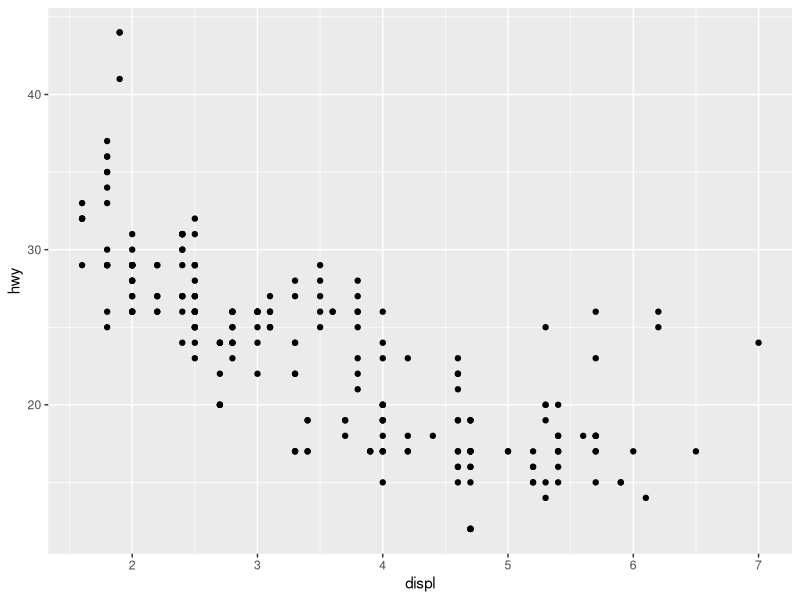
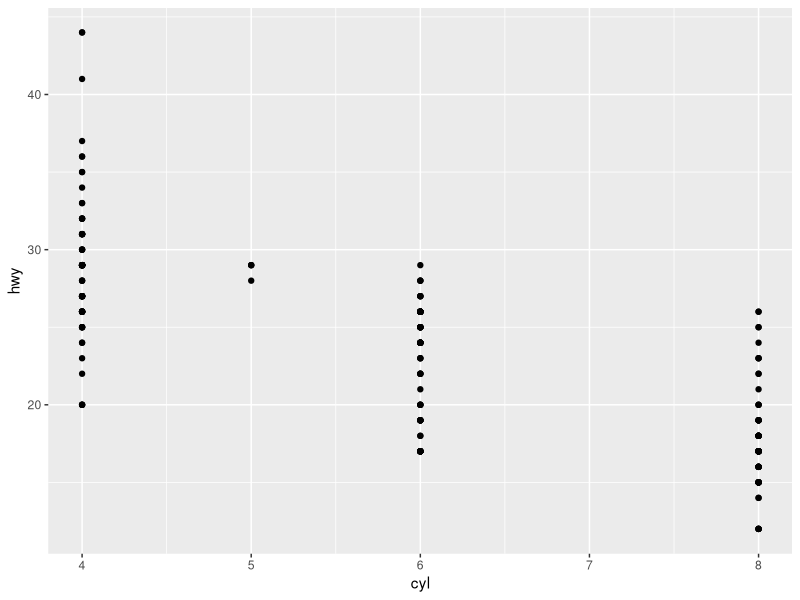
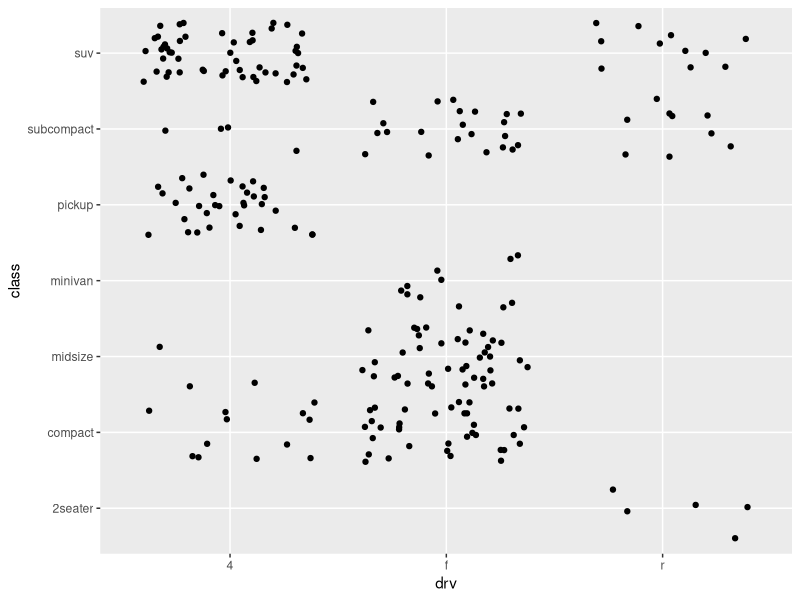
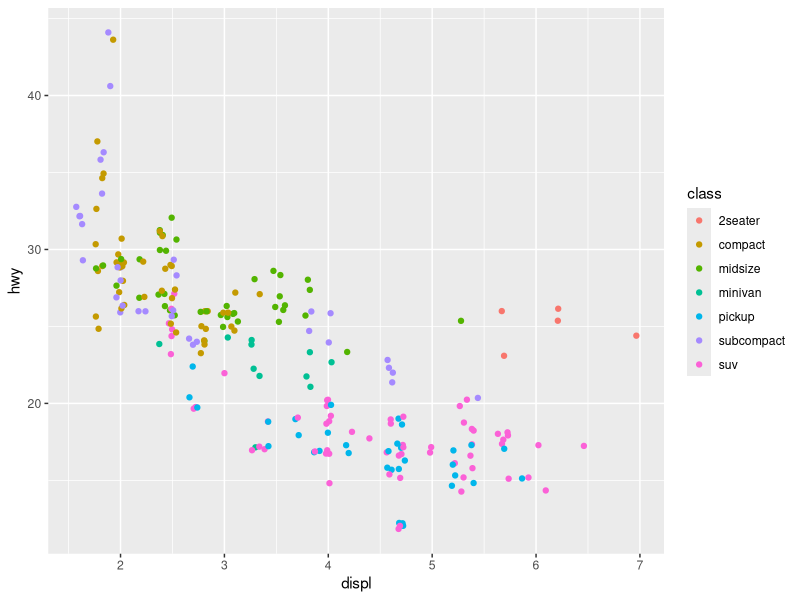
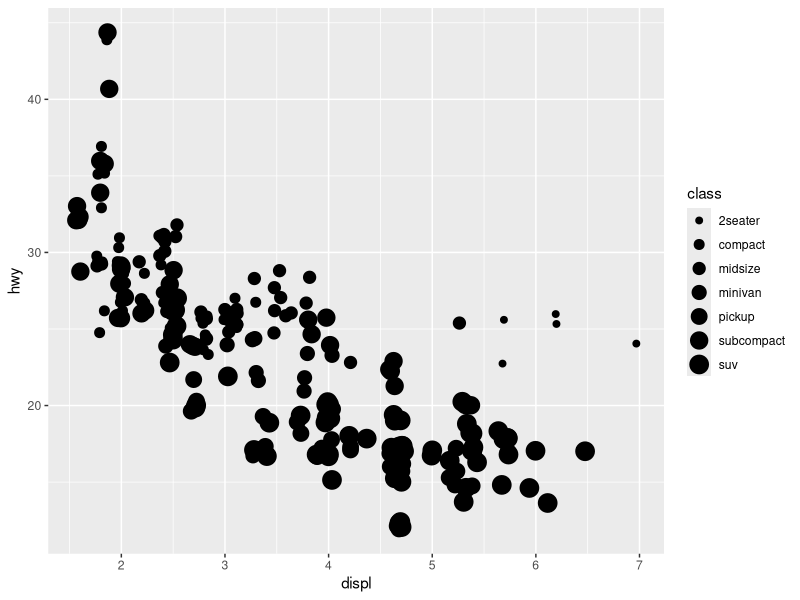
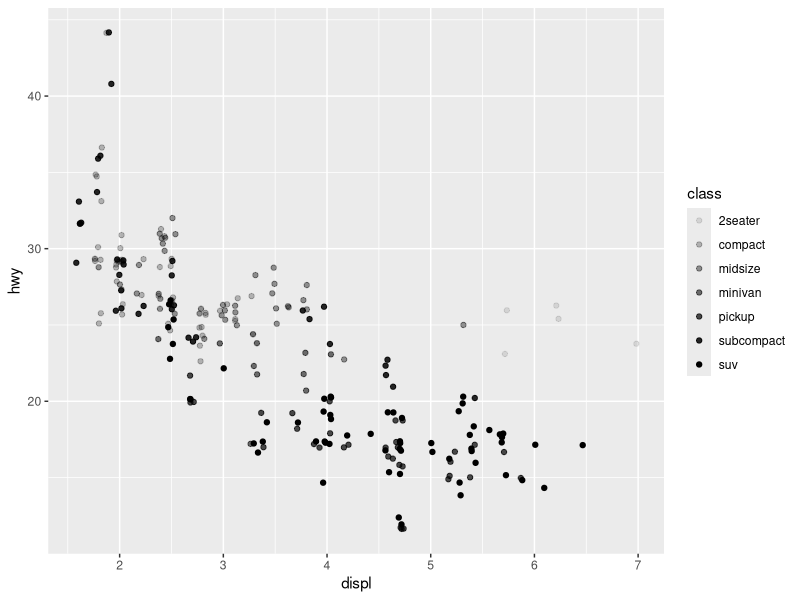
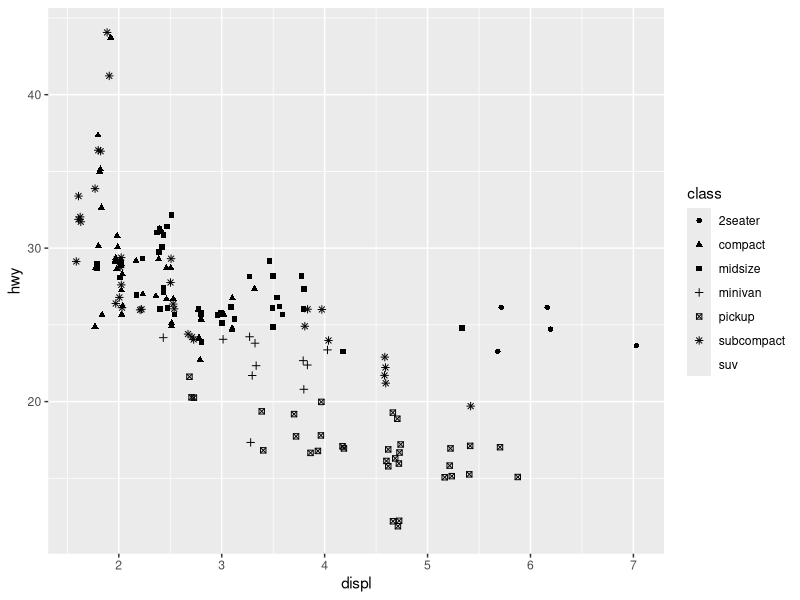
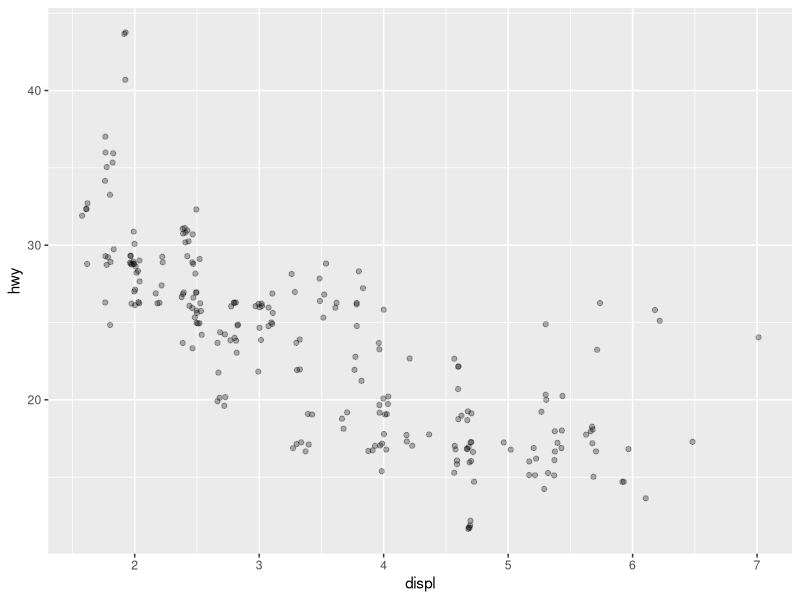

Generate these figures, in order, with R:
## ---- chunk 1
knitr::opts_chunk$set(echo = FALSE)

library(tidyverse)
## ---- chunk 2
head(mpg)
## ---- chunk 3
mpg %>% 
  ggplot() +
  geom_point(mapping = aes(x = displ, y = hwy))

## ---- chunk 4
nrow(mpg)
ncol(mpg)
str(mpg)
dim(mpg)
mpg %>% glimpse
## ---- chunk 5

# ?mpg

## ---- chunk 6

mpg %>% ggplot() +
  geom_point(aes(x = cyl, y = hwy))

## ---- chunk 7

mpg %>% ggplot() +
  geom_point(aes(x = drv, y = class), position = "jitter")



## ---- chunk 8
mpg %>% ggplot() +
  geom_point(aes(x = displ, y = hwy, colour = class), position = "jitter")



# notice how this one looks ... unhelpful


mpg %>% ggplot() +
  geom_point(aes(x = displ, y = hwy, size = class), position = "jitter")

mpg %>% ggplot() +
  geom_point(aes(x = displ, y = hwy, alpha = class), position = "jitter")

mpg %>% ggplot() +
  geom_point(aes(x = displ, y = hwy, shape = class), position = "jitter")

mpg %>% ggplot() +
  geom_point(aes(x = displ, y = hwy), alpha = 0.3, position = "jitter")

mpg %>% ggplot() +
  geom_point(aes(x = displ, y = hwy, colour = cty, shape = class), position = "jitter")


mpg %>% ggplot() +
  geom_point(aes(x = displ, y = hwy, stroke = displ), position = "jitter")
## ---- chunk 9

ggplot(data = mpg) + 
  geom_point(mapping = aes(x = displ, y = hwy)) + 
  facet_wrap(~ class, nrow = 6)


ggplot(data = mpg) + 
  geom_point(mapping = aes(x = displ, y = hwy)) + 
  facet_grid(drv ~ cyl)

## ---- chunk 10
mpg %>% 
  ggplot(mapping = aes(x = displ, y = hwy, colour = drv)) +
  geom_smooth(mapping = aes(linetype = drv)) +
  geom_point()

## ---- chunk 11
ggplot(data = diamonds) + 
  geom_bar(mapping = aes(x = cut))
